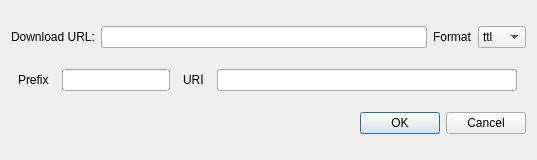
<?xml version="1.0" encoding="UTF-8"?>
<ui version="4.0">
 <class>VocabularyDialog</class>
 <widget class="QDialog" name="VocabularyDialog">
  <property name="geometry">
   <rect>
    <x>0</x>
    <y>0</y>
    <width>537</width>
    <height>160</height>
   </rect>
  </property>
  <property name="windowTitle">
   <string>Dialog</string>
  </property>
  <layout class="QGridLayout" name="gridLayout">
   <item row="6" column="0">
    <widget class="QDialogButtonBox" name="buttonBox">
     <property name="orientation">
      <enum>Qt::Horizontal</enum>
     </property>
     <property name="standardButtons">
      <set>QDialogButtonBox::Cancel|QDialogButtonBox::Ok</set>
     </property>
    </widget>
   </item>
   <item row="2" column="0">
    <layout class="QHBoxLayout" name="horizontalLayout_2">
     <item>
      <widget class="QLabel" name="label_3">
       <property name="text">
        <string>Download URL:</string>
       </property>
      </widget>
     </item>
     <item>
      <widget class="QLineEdit" name="lineURL"/>
     </item>
     <item>
      <widget class="QLabel" name="label_2">
       <property name="sizePolicy">
        <sizepolicy hsizetype="Fixed" vsizetype="Preferred">
         <horstretch>0</horstretch>
         <verstretch>0</verstretch>
        </sizepolicy>
       </property>
       <property name="text">
        <string>Format</string>
       </property>
      </widget>
     </item>
     <item>
      <widget class="QComboBox" name="comboFormat">
       <property name="sizePolicy">
        <sizepolicy hsizetype="Fixed" vsizetype="Fixed">
         <horstretch>0</horstretch>
         <verstretch>0</verstretch>
        </sizepolicy>
       </property>
       <item>
        <property name="text">
         <string>ttl</string>
        </property>
       </item>
       <item>
        <property name="text">
         <string>xml</string>
        </property>
       </item>
      </widget>
     </item>
    </layout>
   </item>
   <item row="5" column="0">
    <layout class="QHBoxLayout" name="horizontalLayout">
     <item>
      <widget class="QLabel" name="label">
       <property name="sizePolicy">
        <sizepolicy hsizetype="Fixed" vsizetype="Fixed">
         <horstretch>0</horstretch>
         <verstretch>0</verstretch>
        </sizepolicy>
       </property>
       <property name="text">
        <string>Prefix</string>
       </property>
      </widget>
     </item>
     <item>
      <widget class="QLineEdit" name="linePrefix">
       <property name="sizePolicy">
        <sizepolicy hsizetype="Fixed" vsizetype="Fixed">
         <horstretch>0</horstretch>
         <verstretch>0</verstretch>
        </sizepolicy>
       </property>
       <property name="text">
        <string/>
       </property>
      </widget>
     </item>
     <item>
      <widget class="QLabel" name="labelRDF">
       <property name="sizePolicy">
        <sizepolicy hsizetype="Fixed" vsizetype="Fixed">
         <horstretch>0</horstretch>
         <verstretch>0</verstretch>
        </sizepolicy>
       </property>
       <property name="text">
        <string>URI</string>
       </property>
      </widget>
     </item>
     <item>
      <widget class="QLineEdit" name="lineNamespace">
       <property name="sizePolicy">
        <sizepolicy hsizetype="Preferred" vsizetype="Fixed">
         <horstretch>0</horstretch>
         <verstretch>0</verstretch>
        </sizepolicy>
       </property>
       <property name="maximumSize">
        <size>
         <width>300</width>
         <height>16777215</height>
        </size>
       </property>
       <property name="text">
        <string/>
       </property>
      </widget>
     </item>
    </layout>
   </item>
  </layout>
 </widget>
 <resources/>
 <connections>
  <connection>
   <sender>buttonBox</sender>
   <signal>accepted()</signal>
   <receiver>VocabularyDialog</receiver>
   <slot>accept()</slot>
   <hints>
    <hint type="sourcelabel">
     <x>248</x>
     <y>254</y>
    </hint>
    <hint type="destinationlabel">
     <x>157</x>
     <y>274</y>
    </hint>
   </hints>
  </connection>
  <connection>
   <sender>buttonBox</sender>
   <signal>rejected()</signal>
   <receiver>VocabularyDialog</receiver>
   <slot>reject()</slot>
   <hints>
    <hint type="sourcelabel">
     <x>316</x>
     <y>260</y>
    </hint>
    <hint type="destinationlabel">
     <x>286</x>
     <y>274</y>
    </hint>
   </hints>
  </connection>
 </connections>
</ui>
